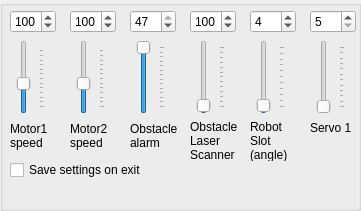
  <widget class="QGroupBox" name="groupBoxSettings" >
   <property name="geometry" >
    <rect>
     <x>1020</x>
     <y>400</y>
     <width>361</width>
     <height>211</height>
    </rect>
   </property>
   <widget class="QSpinBox" name="spinBoxMotor1Speed" >
    <property name="geometry" >
     <rect>
      <x>10</x>
      <y>10</y>
      <width>46</width>
      <height>23</height>
     </rect>
    </property>
    <property name="minimum" >
     <number>1</number>
    </property>
    <property name="maximum" >
     <number>255</number>
    </property>
    <property name="value" >
     <number>100</number>
    </property>
   </widget>
   <widget class="QSlider" name="sliderMotor1Speed" >
    <property name="geometry" >
     <rect>
      <x>10</x>
      <y>40</y>
      <width>35</width>
      <height>74</height>
     </rect>
    </property>
    <property name="minimum" >
     <number>1</number>
    </property>
    <property name="maximum" >
     <number>255</number>
    </property>
    <property name="value" >
     <number>100</number>
    </property>
    <property name="sliderPosition" >
     <number>100</number>
    </property>
    <property name="orientation" >
     <enum>Qt::Vertical</enum>
    </property>
    <property name="tickPosition" >
     <enum>QSlider::TicksBelow</enum>
    </property>
    <property name="tickInterval" >
     <number>20</number>
    </property>
   </widget>
   <widget class="QSpinBox" name="spinBoxBotSlot" >
    <property name="geometry" >
     <rect>
      <x>250</x>
      <y>10</y>
      <width>46</width>
      <height>23</height>
     </rect>
    </property>
    <property name="minimum" >
     <number>1</number>
    </property>
    <property name="maximum" >
     <number>180</number>
    </property>
    <property name="value" >
     <number>4</number>
    </property>
   </widget>
   <widget class="QSpinBox" name="spinBoxPositionServo1" >
    <property name="geometry" >
     <rect>
      <x>310</x>
      <y>10</y>
      <width>46</width>
      <height>23</height>
     </rect>
    </property>
    <property name="minimum" >
     <number>5</number>
    </property>
    <property name="maximum" >
     <number>16</number>
    </property>
    <property name="value" >
     <number>5</number>
    </property>
   </widget>
   <widget class="QSlider" name="sliderBotSlot" >
    <property name="geometry" >
     <rect>
      <x>250</x>
      <y>40</y>
      <width>35</width>
      <height>74</height>
     </rect>
    </property>
    <property name="minimum" >
     <number>1</number>
    </property>
    <property name="maximum" >
     <number>180</number>
    </property>
    <property name="pageStep" >
     <number>2</number>
    </property>
    <property name="value" >
     <number>4</number>
    </property>
    <property name="sliderPosition" >
     <number>4</number>
    </property>
    <property name="orientation" >
     <enum>Qt::Vertical</enum>
    </property>
    <property name="tickPosition" >
     <enum>QSlider::TicksBelow</enum>
    </property>
    <property name="tickInterval" >
     <number>18</number>
    </property>
   </widget>
   <widget class="QSlider" name="sliderMotor2Speed" >
    <property name="geometry" >
     <rect>
      <x>70</x>
      <y>40</y>
      <width>35</width>
      <height>74</height>
     </rect>
    </property>
    <property name="minimum" >
     <number>1</number>
    </property>
    <property name="maximum" >
     <number>255</number>
    </property>
    <property name="value" >
     <number>100</number>
    </property>
    <property name="sliderPosition" >
     <number>100</number>
    </property>
    <property name="orientation" >
     <enum>Qt::Vertical</enum>
    </property>
    <property name="tickPosition" >
     <enum>QSlider::TicksBelow</enum>
    </property>
    <property name="tickInterval" >
     <number>20</number>
    </property>
   </widget>
   <widget class="QLabel" name="label" >
    <property name="geometry" >
     <rect>
      <x>130</x>
      <y>120</y>
      <width>52</width>
      <height>31</height>
     </rect>
    </property>
    <property name="text" >
     <string>Obstacle alarm</string>
    </property>
    <property name="wordWrap" >
     <bool>true</bool>
    </property>
   </widget>
   <widget class="QCheckBox" name="checkBoxSaveSettings" >
    <property name="geometry" >
     <rect>
      <x>10</x>
      <y>160</y>
      <width>141</width>
      <height>20</height>
     </rect>
    </property>
    <property name="text" >
     <string>Save settings on exit</string>
    </property>
   </widget>
   <widget class="QLabel" name="label_5" >
    <property name="geometry" >
     <rect>
      <x>70</x>
      <y>120</y>
      <width>41</width>
      <height>31</height>
     </rect>
    </property>
    <property name="text" >
     <string>Motor2 speed</string>
    </property>
    <property name="wordWrap" >
     <bool>true</bool>
    </property>
   </widget>
   <widget class="QSlider" name="sliderPositionServo1" >
    <property name="geometry" >
     <rect>
      <x>310</x>
      <y>40</y>
      <width>35</width>
      <height>74</height>
     </rect>
    </property>
    <property name="minimum" >
     <number>5</number>
    </property>
    <property name="maximum" >
     <number>16</number>
    </property>
    <property name="pageStep" >
     <number>2</number>
    </property>
    <property name="value" >
     <number>5</number>
    </property>
    <property name="sliderPosition" >
     <number>5</number>
    </property>
    <property name="orientation" >
     <enum>Qt::Vertical</enum>
    </property>
    <property name="tickPosition" >
     <enum>QSlider::TicksBelow</enum>
    </property>
    <property name="tickInterval" >
     <number>1</number>
    </property>
   </widget>
   <widget class="QSpinBox" name="spinBoxObstacle" >
    <property name="geometry" >
     <rect>
      <x>130</x>
      <y>10</y>
      <width>46</width>
      <height>23</height>
     </rect>
    </property>
    <property name="minimum" >
     <number>8</number>
    </property>
    <property name="maximum" >
     <number>47</number>
    </property>
    <property name="singleStep" >
     <number>1</number>
    </property>
    <property name="value" >
     <number>47</number>
    </property>
   </widget>
   <widget class="QSlider" name="sliderObstacle" >
    <property name="geometry" >
     <rect>
      <x>130</x>
      <y>40</y>
      <width>35</width>
      <height>74</height>
     </rect>
    </property>
    <property name="minimum" >
     <number>8</number>
    </property>
    <property name="maximum" >
     <number>47</number>
    </property>
    <property name="singleStep" >
     <number>1</number>
    </property>
    <property name="pageStep" >
     <number>2</number>
    </property>
    <property name="value" >
     <number>47</number>
    </property>
    <property name="sliderPosition" >
     <number>47</number>
    </property>
    <property name="orientation" >
     <enum>Qt::Vertical</enum>
    </property>
    <property name="tickPosition" >
     <enum>QSlider::TicksBelow</enum>
    </property>
    <property name="tickInterval" >
     <number>3</number>
    </property>
   </widget>
   <widget class="QLabel" name="label_4" >
    <property name="geometry" >
     <rect>
      <x>250</x>
      <y>120</y>
      <width>51</width>
      <height>41</height>
     </rect>
    </property>
    <property name="text" >
     <string>Robot Slot (angle)</string>
    </property>
    <property name="wordWrap" >
     <bool>true</bool>
    </property>
   </widget>
   <widget class="QLabel" name="label_3" >
    <property name="geometry" >
     <rect>
      <x>310</x>
      <y>120</y>
      <width>46</width>
      <height>16</height>
     </rect>
    </property>
    <property name="text" >
     <string>Servo 1</string>
    </property>
    <property name="wordWrap" >
     <bool>true</bool>
    </property>
   </widget>
   <widget class="QLabel" name="label_2" >
    <property name="geometry" >
     <rect>
      <x>10</x>
      <y>120</y>
      <width>41</width>
      <height>31</height>
     </rect>
    </property>
    <property name="text" >
     <string>Motor1 speed</string>
    </property>
    <property name="wordWrap" >
     <bool>true</bool>
    </property>
   </widget>
   <widget class="QSpinBox" name="spinBoxMotor2Speed" >
    <property name="geometry" >
     <rect>
      <x>70</x>
      <y>10</y>
      <width>46</width>
      <height>23</height>
     </rect>
    </property>
    <property name="minimum" >
     <number>1</number>
    </property>
    <property name="maximum" >
     <number>255</number>
    </property>
    <property name="value" >
     <number>100</number>
    </property>
   </widget>
   <widget class="QSpinBox" name="spinBoxObstacleLaserScanner" >
    <property name="geometry" >
     <rect>
      <x>190</x>
      <y>10</y>
      <width>46</width>
      <height>23</height>
     </rect>
    </property>
    <property name="minimum" >
     <number>1</number>
    </property>
    <property name="maximum" >
     <number>6000</number>
    </property>
    <property name="singleStep" >
     <number>1</number>
    </property>
    <property name="value" >
     <number>100</number>
    </property>
   </widget>
   <widget class="QSlider" name="sliderObstacleLaserScanner" >
    <property name="geometry" >
     <rect>
      <x>190</x>
      <y>40</y>
      <width>35</width>
      <height>74</height>
     </rect>
    </property>
    <property name="minimum" >
     <number>1</number>
    </property>
    <property name="maximum" >
     <number>6000</number>
    </property>
    <property name="singleStep" >
     <number>10</number>
    </property>
    <property name="pageStep" >
     <number>100</number>
    </property>
    <property name="value" >
     <number>100</number>
    </property>
    <property name="sliderPosition" >
     <number>100</number>
    </property>
    <property name="tracking" >
     <bool>false</bool>
    </property>
    <property name="orientation" >
     <enum>Qt::Vertical</enum>
    </property>
    <property name="tickPosition" >
     <enum>QSlider::TicksBelow</enum>
    </property>
    <property name="tickInterval" >
     <number>500</number>
    </property>
   </widget>
   <widget class="QLabel" name="label_9" >
    <property name="geometry" >
     <rect>
      <x>190</x>
      <y>120</y>
      <width>50</width>
      <height>41</height>
     </rect>
    </property>
    <property name="text" >
     <string>Obstacle Laser Scanner</string>
    </property>
    <property name="wordWrap" >
     <bool>true</bool>
    </property>
   </widget>
  </widget>
